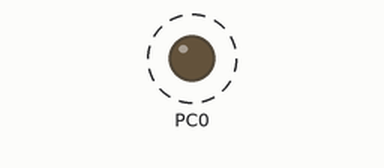
A program run on a simulated ATmega32, built with avr-gcc and emulated at 16 MHz. On the bench: output pins drawn as LEDs (lit = HIGH). Dashed ring = blinking.

Above: at 0.4 s.
Timing chart, 0 to 4.6 s (numbered marks = the images above):
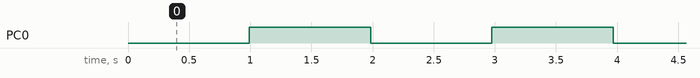

Measured:
- by itself, PC0: alternates HIGH for 0.99 s and LOW for 0.99 s

The program:

main.c
```c
/*
 * main.c
 *
 *  Created on: May 3, 2024
 *      Author: amir
 *      Write Embedded C Code to control led using timer0
 *      on    1 MHz ClocK  " Internal "
 *      Led on PORTC pin 0
 *      F_CPU/1024
 *      Toggle every half second
 *      Use Interrupt Technique
 */

#define F_CPU 16000000UL
#include <avr/io.h>
#include <avr/interrupt.h>
#include "timer.h"
int step = 0;

ISR(TIMER0_OVF_vect) {
	TCNT0=6;
	step++;
	if (step == 62) {
		PORTC ^= (1 << 0);
		step = 0;
	}
}

int main() {

	DDRC |= (1 << 0);
	PORTC &= ~(1 << 0);
	SREG  |= (1<<7);
	timer0_init(OVERFLOW, prescalar1024, ENABLE_INT);

	while (1) {

	}

}
```

timer.h
```c
/*
 * timer.h
 *
 *  Created on: May 3, 2024
 *      Author: amir
 */
#include <avr/io.h>

#ifndef TIMER_H_
#define TIMER_H_
typedef enum timer_mode {
	OVERFLOW, PWM, CTC, FAST_PWM
} timer_mode;
typedef enum timer_num {
	TIMER0, TIMER1, TIMER2
} timer_num;
typedef enum prescalar {
	NO_PRESCALAR,
	prescalar0,
	prescalar8,
	prescalar64,
	prescalar256,
	prescalar1024
} prescalar;
typedef enum interrupt_enable {
	DISABLE_INT, ENABLE_INT
} interrupt_enable;
void timer0_init(timer_mode mode, prescalar prescalar_t,
		interrupt_enable interrupt_state) {
	TCNT0 = 6;
	switch (mode) {
	case OVERFLOW:
		if (interrupt_state)
			TIMSK |= (1 << TOIE0);
		break;
	case CTC:
		TCCR0 &= ~(1 << WGM00);
		break;
	case PWM:
		TCCR0 &= ~(1 << WGM00);
		break;
	case FAST_PWM:
		TCCR0 &= ~(1 << WGM00);
		break;
	}

	switch (prescalar_t) {
	case NO_PRESCALAR:
		break;
	case prescalar0:
		TCCR0 |= (1 << CS00);
		break;
	case prescalar8:
		TCCR0 |= (1 << CS01);
		break;
	case prescalar64:
		TCCR0 |= (1 << CS01) | (1 << CS00);
		break;
	case prescalar256:
		TCCR0 |= (1 << CS02);
		break;
	case prescalar1024:
		TCCR0 |= (1 << FOC0) | (1 << CS02) | (1 << CS00);
		break;
	}

}

#endif /* TIMER_H_ */
```
